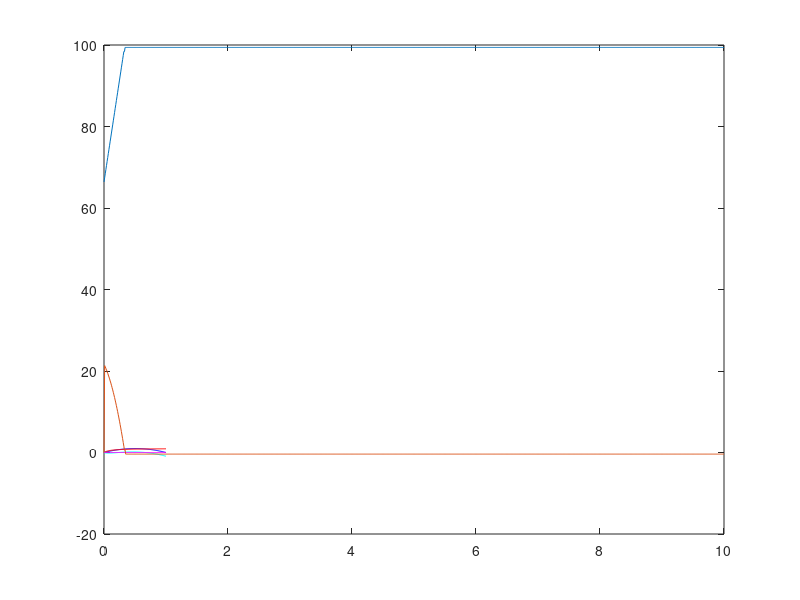
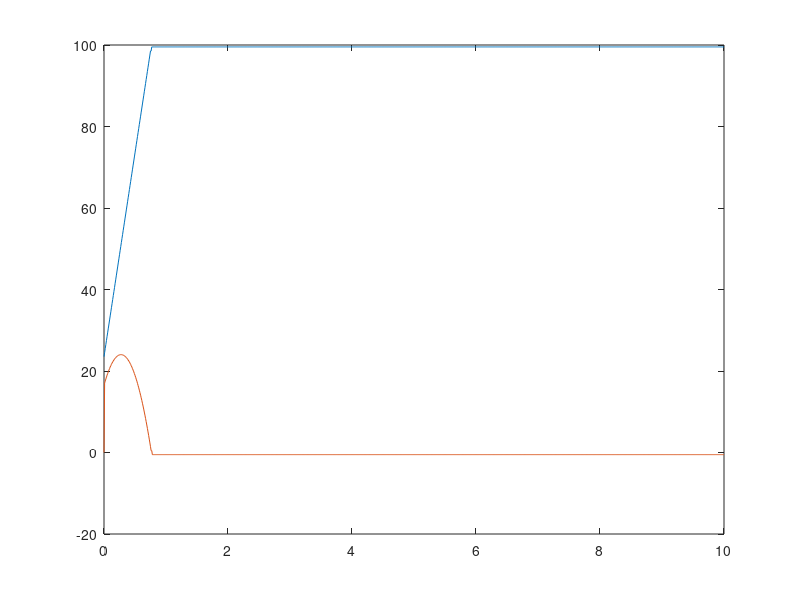

MATLAB code to generate these figures, in order:
% 1. Phosphorylation **********
% Written by Yedidya Moise. Rechecked by Zehua Li.
clear all

dt=.01;
n=0:dt:1;
A=3.9;
alpha=A*(1-n).*n;

figure(1)
clf
plot(n,alpha,'b')

% 2. Dephosphorylation **********
% Written by Yedidya Moise. Rechecked by Zehua Li.

B=.1;
beta=n./(B+n);

hold on
plot(n,beta,'r')

%%
dn=alpha-beta;
plot(n,dn,'c')

r=zeros(size(n));
plot(n,r,'m')

%the equilibrium points are when n= 0, 0.2353, and 0.664

%%
clear all

dt=.01;
t=0:dt:10;
n=zeros(size(t));
n(1)=.23531;
for i=2:length(t)
    A=3.9;
    alpha=A*(1-n(i-1))*n(i-1);
    B=.1;
    beta=n(i-1)/(B+n(i-1));
    dn=(alpha-beta)*dt;
    n(i)=n(i-1) + dn;
end
figure(2)
hold on
plot(t,n)

%n goes to the two extreme equilibrium depending if it above or below the middle
% equilibrium point. The stable equilibrium points are 0 and 0.664. The
% unstable equilibrium point is 0.2353.
%% Section 2. Stochastic Models
%Xinhang Chen
%initial n is 12
clf
clear all
dt=.01;
t=0:dt:10;
n=zeros(size(t));
p=zeros(size(t));
n(1)=66.4;
for i=2:length(t)
    A=1;

    alpha=A*(100-n(i-1))*n(i-1);     
   
    B=1;
    beta=(n(i-1)/(B+n(i-1)))*100;
    p(i)=(alpha-beta)*dt;
    if p(i)>rand(1)
        n(i)=n(i-1)+1;
    else n(i)=n(i-1);
    end
end
figure(1)
plot(t,n)
hold all
plot(t,p)
%% initial n=20
clear all
dt=.01;
t=0:dt:10;
n=zeros(size(t));
p=zeros(size(t));
n(1)=23.53;
for i=2:length(t)
    A=1;

    alpha=A*(100-n(i-1))*n(i-1);     
   
    B=1;
    beta=(n(i-1)/(B+n(i-1)))*100;
    p(i)=(alpha-beta)*dt;
    if p(i)>=rand(1)
        n(i)=n(i-1)+1;
    else n(i)=n(i-1);
    end
end
figure(2)
plot(t,n)
hold all
plot(t,p)
%continue to increase until reach 100 subunits
